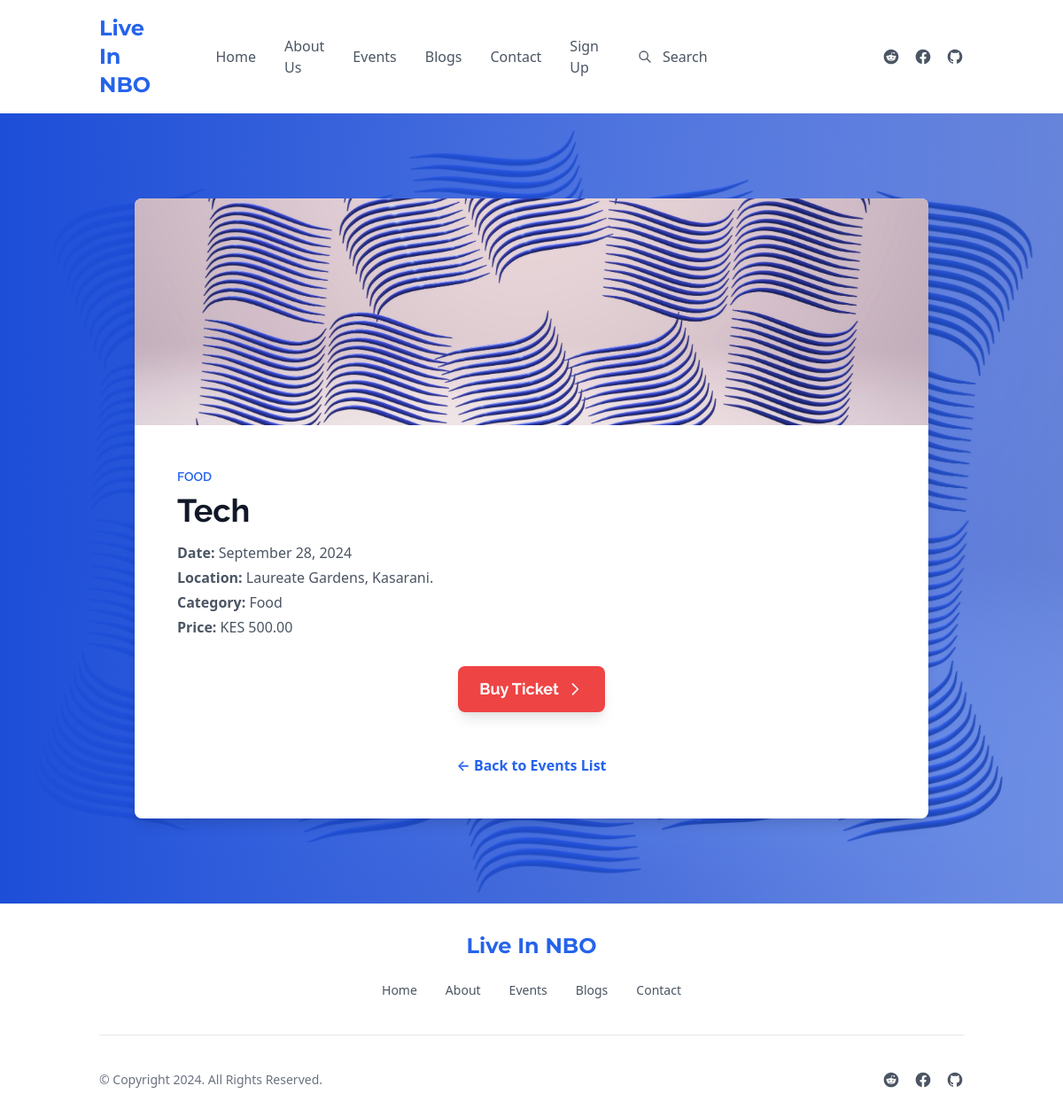
Screenshot of /events/event/3/ with the database file from the repository.
### events/models.py (models this page shows, shortened)
class Event(models.Model):
    id = models.AutoField(primary_key=True)
    title = models.CharField(max_length=200)
    meta = models.CharField(max_length=300)
    location = models.CharField(max_length=300, default="location")
    content = models.TextField()
    thumbnail_img = models.ImageField(null=True, blank=True, upload_to="images/")
    thumbnail_url = models.URLField(blank=True, null=True)
    category = models.CharField(max_length=255, default="uncategorized")
    created_at = models.DateField(auto_now_add=True)
    price = models.PositiveIntegerField(default=0)
    receipt = models.FileField(upload_to='events/receipts/')
    author = models.ForeignKey(User, on_delete=models.CASCADE, blank=True, null=True)

### events/views.py (the view)
# urls.py: path('event/<int:event_id>/', views.event_detail, name='event_detail'),
@cache_page(60 * 20)
def event_detail(request, event_id):
    try:
        events = get_object_or_404(Event, id=event_id)
        context = {'events': events}
        return render(request, 'events/eventspost.html', context)
    except Event.DoesNotExist:
        context = {'message': 'Event detail not found'}
        return render(request, 'events/404.html', context, status=404)

### events/templates/events/eventspost.html (shortened to what this page needs)
{% extends 'base.html' %}
{% load static %}
{% block content %}
<div class="relative min-h-screen bg-blue-600 text-white overflow-hidden">
    <div class="relative z-10 container mx-auto px-6 py-16 lg:px-12 lg:py-24">
        <div class="max-w-4xl mx-auto bg-white text-gray-900 rounded-lg shadow-lg overflow-hidden">
            <div class="h-64 bg-cover bg-center" style="background-image: url('{{ events.thumbnail_img.url }}');"></div>
            <div class="p-8 lg:p-12">
                <p class="text-sm font-semibold text-blue-600 uppercase mb-2" style="font-family: 'Raleway', sans-serif;">
                    {{ events.category }}
                </p>
                <h1 class="text-3xl lg:text-4xl font-bold mb-4" style="font-family: 'Raleway', sans-serif;">
                    {{ events.title }}
                </h1>
                <div class="space-y-4 mb-6">
                    <div class="text-gray-600 space-y-1">
                        <p><strong>Date:</strong> {{ events.created_at|date:"F d, Y" }}</p>
                        <p><strong>Location:</strong> {{ events.location }}</p>
                        <p><strong>Category:</strong> {{ events.category }}</p>
                        <p><strong>Price:</strong> KES {{ events.price|floatformat:2 }}</p>
                    </div>
                </div>
                <div class="mt-8 flex justify-center">
                    <a href="{% url 'process_payment' events.id %}" class="bg-red-500 text-white px-6 py-3 rounded-lg text-lg font-bold shadow-lg hover:bg-red-600 transition duration-300 inline-flex items-center"
                       style="font-family: 'Raleway', sans-serif;">
                        Buy Ticket
                        <svg xmlns="http://www.w3.org/2000/svg" fill="none" viewBox="0 0 24 24" stroke="currentColor" class="w-5 h-5 ml-2">
                            <path stroke-linecap="round" stroke-linejoin="round" stroke-width="2" d="M9 5l7 7-7 7" />
                        </svg>
                    </a>
                </div>
                <div class="mt-12 text-center">
                    <a href="{% url 'events' %}" class="text-blue-600 hover:text-blue-800 font-semibold">
                        &larr; Back to Events List
                    </a>
                </div>
            </div>
        </div>
    </div>
</div>
{% endblock %}

### rows the page displays
Event: thumbnail_img (picture), category "FOOD", title "Tech", created_at "September 28, 2024", location "Laureate Gardens, Kasarani.", category "Food", price "500.00"
